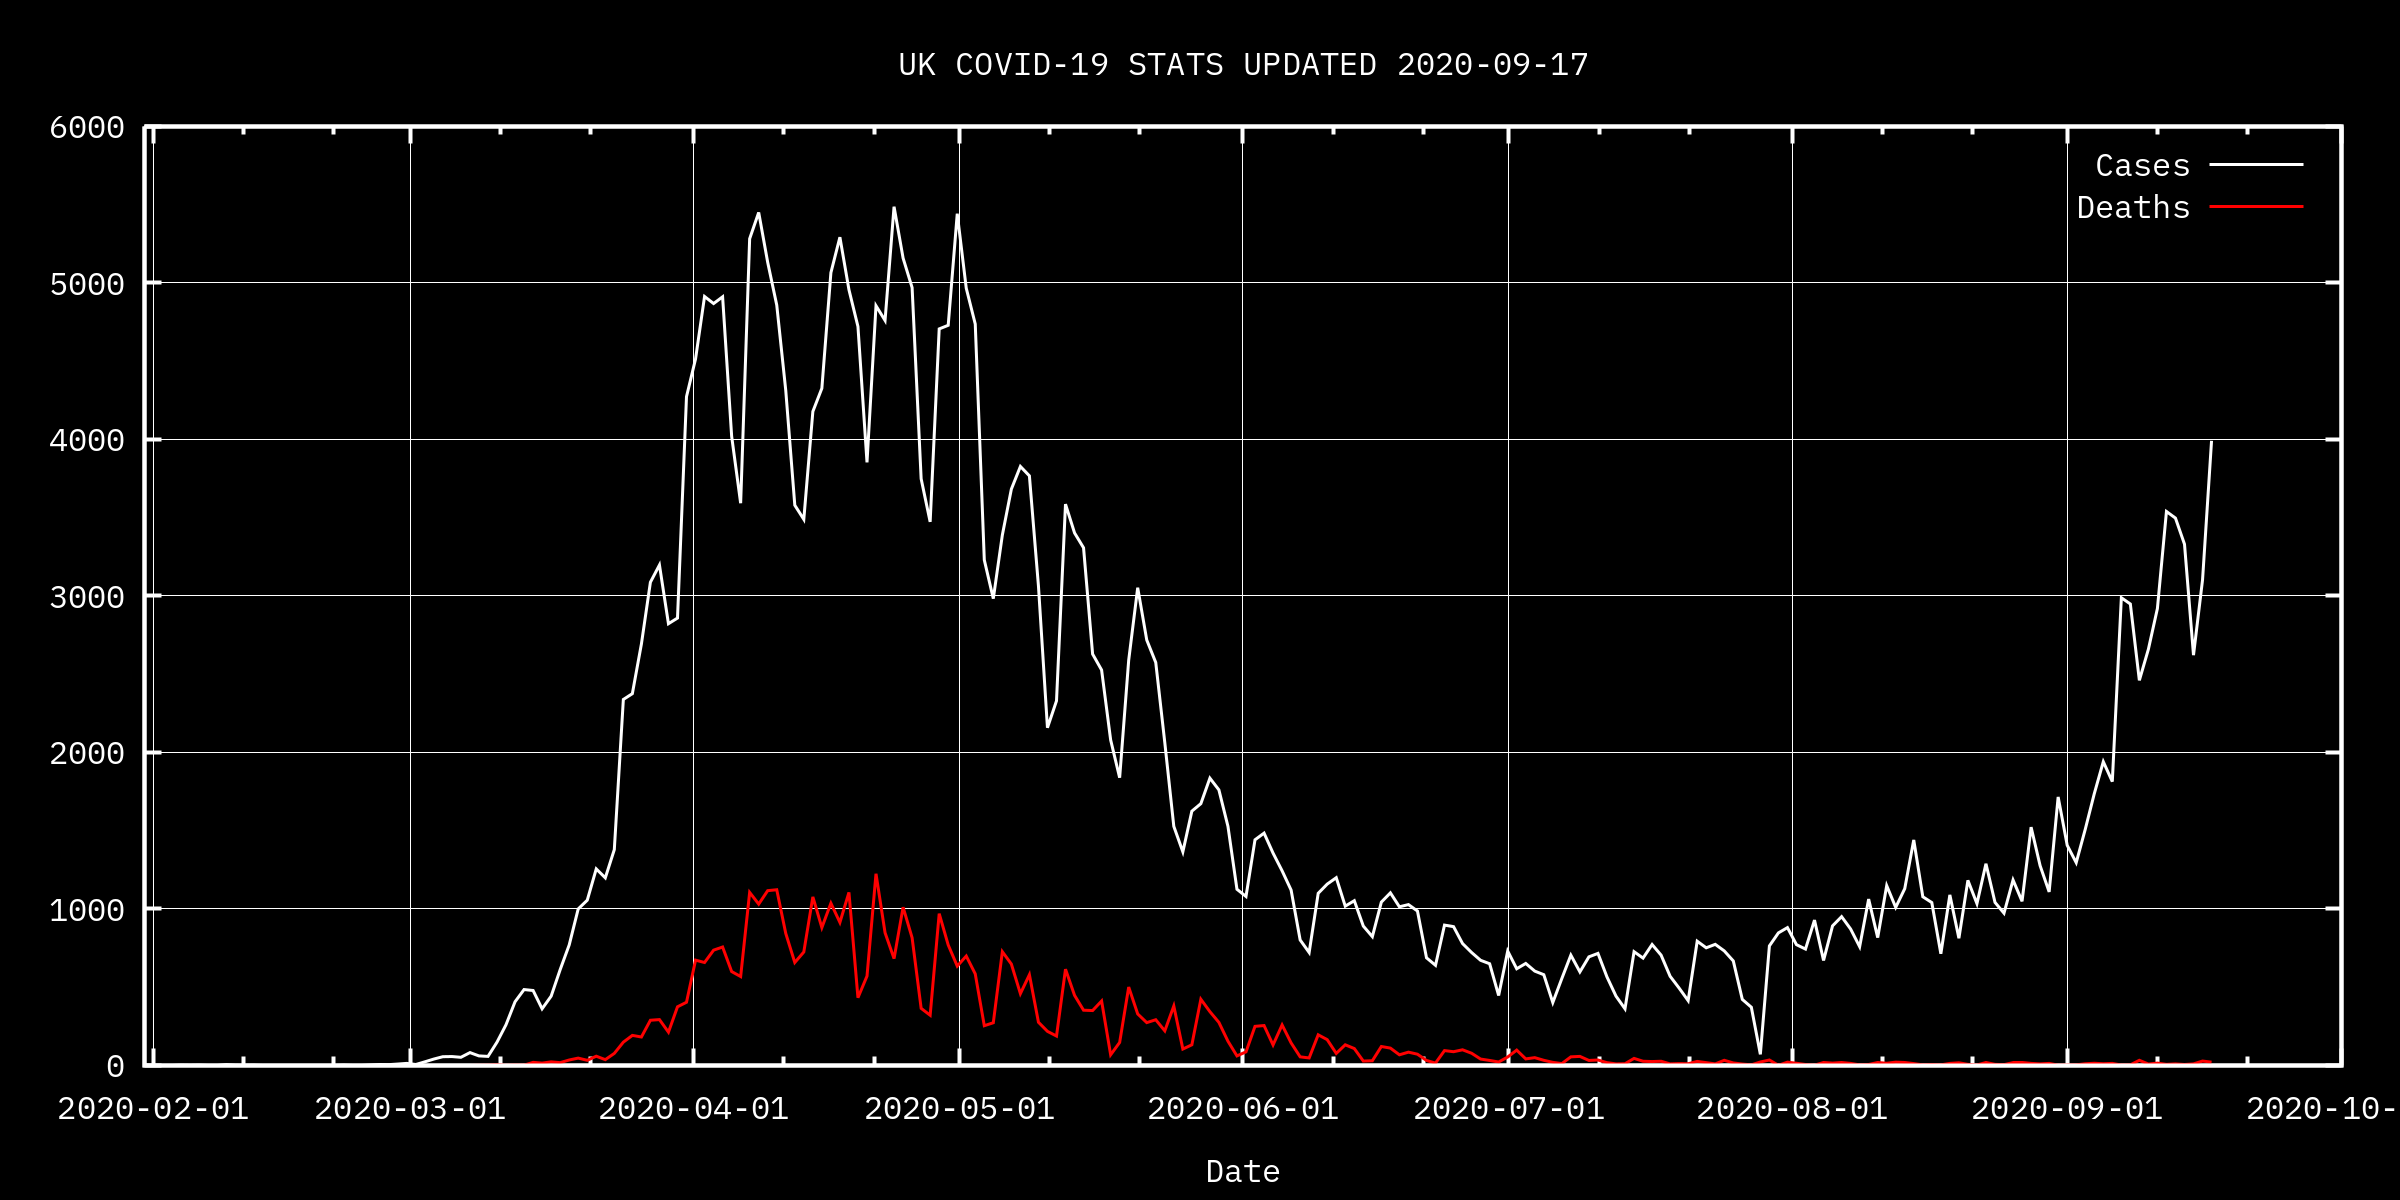

Generate this figure with gnuplot:
set datafile separator ','
set xdata time # tells gnuplot the x axis is time data
set timefmt "%Y-%m-%d"
set format x "%Y-%m-%d"
set key autotitle columnhead # use the first line as title
set ylabel "" tc rgb 'white'
set xlabel "Date" tc rgb 'white'
set title "UK COVID-19 STATS UPDATED ".strftime("%Y-%m-%d", time(0)) tc rgb 'white'
set border lc rgb 'white' lw 4
set key tc rgb 'white'
set linetype 1 lc rgb 'white'
set style line 100 lt 1 lc rgb "white" lw 1 # grid
set style line 101 lt 1 lc rgb "white" lw 3 # style for cases
set style line 102 lt 1 lc rgb "red" lw 3 # style for deaths
set grid ls 100 # enable grid
set ytics 1000 # smaller ytics
set terminal pngcairo size 2400,1200 enhanced font 'IBM Plex Mono,24' background rgb 'black' # formats png with black background
set output 'coronagraph.png'
plot 'coronastats.csv' using 1:2 with lines ls 101, '' using 1:3 with lines ls 102
